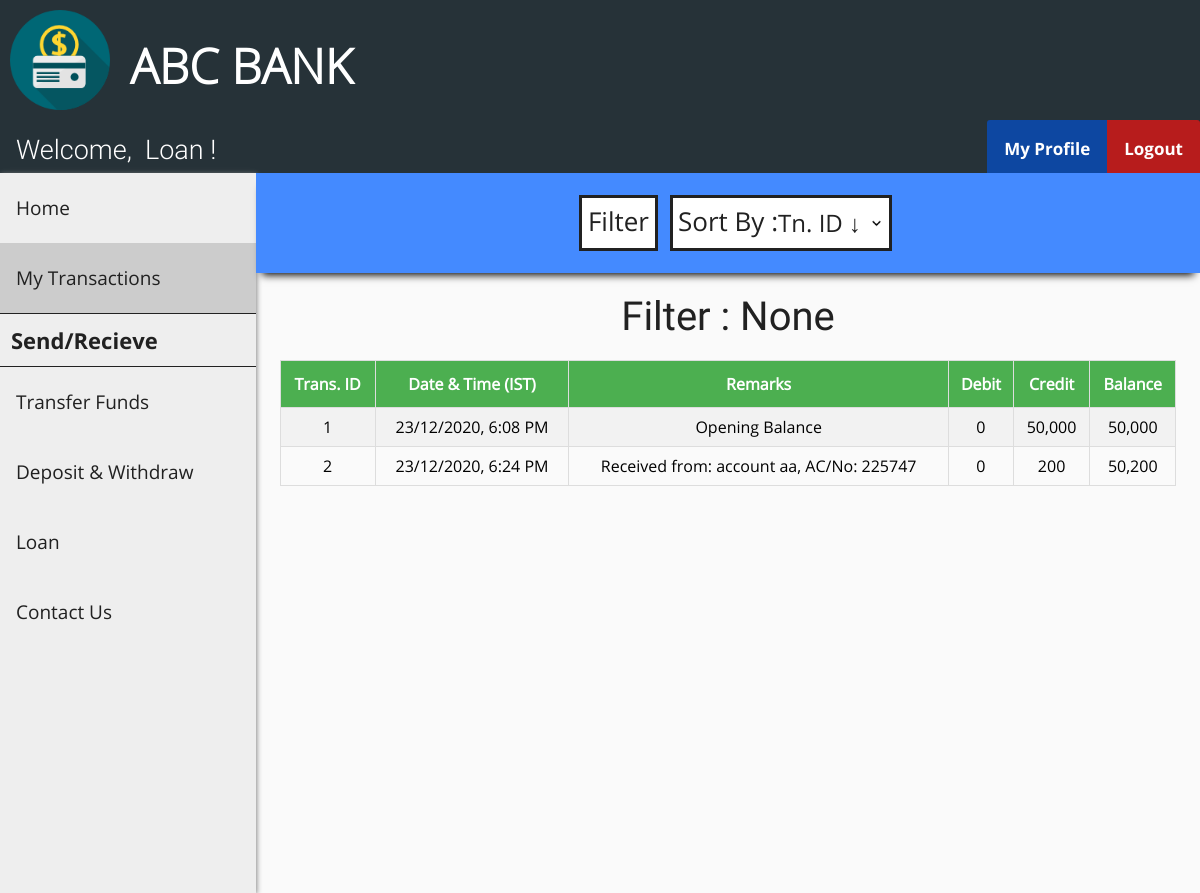
Screenshot of /customer_transactions.php (signed in) with the database file from the repository.
### tables this page shows
CREATE TABLE `customer` (
  `cust_id` int(11) NOT NULL,
  `first_name` varchar(30) DEFAULT NULL,
  `last_name` varchar(30) DEFAULT NULL,
  `gender` varchar(10) DEFAULT NULL,
  `dob` date DEFAULT NULL,
  `nid_no` int(11) DEFAULT NULL,
  `email` varchar(30) DEFAULT NULL,
  `phone_no` varchar(20) DEFAULT NULL,
  `address` varchar(255) DEFAULT NULL,
  `branch` varchar(30) DEFAULT NULL,
  `account_no` int(11) DEFAULT NULL,
  `pin` int(4) DEFAULT NULL,
  `uname` varchar(30) DEFAULT NULL,
  `pwd` varchar(30) DEFAULT NULL
);

CREATE TABLE `passbook1` (
  `trans_id` int(11) NOT NULL,
  `trans_date` datetime DEFAULT NULL,
  `remarks` varchar(255) DEFAULT NULL,
  `debit` int(11) DEFAULT NULL,
  `credit` int(11) DEFAULT NULL,
  `balance` int(11) DEFAULT NULL
);

### customer_transactions.php (the view, shortened to what this page needs)
<?php
    include "connect.php";
    include "header.php";
    include "customer_navbar.php";
    include "customer_sidebar.php";
    if (isset($_SESSION['loggedIn_cust_id'])) {
        $sql0 = "SELECT * FROM passbook".$_SESSION['loggedIn_cust_id'];
    }
    $filter_indicator = "None";
?>
<!DOCTYPE html>
<html>
<head>
    <link rel="stylesheet" href="transactions_style.css">
</head>
<body>
    <div class="search-bar-wrapper">
        <div class="search-bar" id="the-search-bar">
            <div class="flex-item-search-bar" id="fi-search-bar">
                <button id="search" onclick="document.getElementById('id01').style.display='block'">Filter</button>
                <div class="flex-item-by">
                    <label id="sort">Sort By :</label>
                </div>
                <div class="flex-item-search-by">
                    <select name="by" onChange="window.location.href=this.value">
                        <option selected disabled hidden>
                            <?php if (empty($_GET['sort'])) {?>Tn. ID &darr;<?php } ?>
                        </option>
                    </select>
                </div>
            </div>
        </div>
    </div>
    <div class="flex-container">
        <p id="none">Filter : <?php echo $filter_indicator ?></p>
    </div>
    <div class="flex-container">
        <?php
            $result = $conn->query($sql0);
            if ($result->num_rows > 0) {?>
                <table id="transactions">
                    <tr>
                        <th>Trans. ID</th>
                        <th>Date & Time (IST)</th>
                        <th>Remarks</th>
                        <th>Debit </th>
                        <th>Credit </th>
                        <th>Balance </th>
                    </tr>
        <?php
            while($row = $result->fetch_assoc()) {?>
                    <tr>
                        <td><?php echo $row["trans_id"]; ?></td>
                        <td>
                            <?php
                                $time = strtotime($row["trans_date"]);
                                $sanitized_time = date("d/m/Y, g:i A", $time);
                                echo $sanitized_time;
                             ?>
                        </td>
                        <td><?php echo $row["remarks"]; ?></td>
                        <td><?php echo number_format($row["debit"]); ?></td>
                        <td><?php echo number_format($row["credit"]); ?></td>
                        <td><?php echo number_format($row["balance"]); ?></td>
                    </tr>
            <?php } ?>
            </table>
            <?php
            } else {  ?>
                <p id="none"> No results found :(</p>
            <?php }
            $conn->close(); ?>
    </div>
</body>
</html>

### header.php (shortened to what this page needs)
<!DOCTYPE html>
<html>
<head>
    <link rel="stylesheet" href="header_style.css">
</head>
<body>
    <div class="flex-container-header">
        <div class="flex-item-header">
            <img src="images/logo.png" onclick="eEgg_func()" width="100" height="100">
        </div>
        <div class="flex-item-header">
            <h1>ABC BANK</h1>
        </div>
    </div>
</body>
</html>

### customer_navbar.php (shortened to what this page needs)
<?php
    include "connect.php";
    if (isset($_SESSION['loggedIn_cust_id'])) {
        $sql0 = "SELECT * FROM customer WHERE cust_id=".$_SESSION['loggedIn_cust_id'];
        $result = $conn->query($sql0);
        $row = $result->fetch_assoc();
    }
?>
<!DOCTYPE html>
<html>
<head>
    <link rel="stylesheet" href="user_navbar_style.css">
</head>
<body>
    <div class="nav-wrapper">
        <div class="topnav" id="theTopNav">
            <a id="user">Welcome, &nbsp<?php echo $row["first_name"]; ?> !</a>
            <a id="logout" href="./logout_action.php" onclick="return confirm('Are you sure?')">Logout</a>
            <a id="profile" href="./customer_profile.php">My Profile</a>
        </div>
    </div>
</body>
</html>

### customer_sidebar.php (shortened to what this page needs)
<!DOCTYPE html>
<html>
<head>
    <link rel="stylesheet" href="admin_sidebar_style.css">
</head>
<body>
    <div class="sidenav" id="theSideNav">
        <a href="./customer_home.php">Home</a>
        <a href="./customer_transactions.php">My Transactions</a>
        <a id="label">Send/Recieve</a>
        <a href="./beneficiary.php">Transfer Funds</a>
        <a href="./atm_simulator.php">Deposit & Withdraw</a>
        <a href="./customer_loan.php">Loan</a>
        <a href="./contact.php">Contact Us</a>
    </div>
</body>
</html>

### header_style.css (style rules this page uses)
body { margin: 0; padding: 0; background-color: #FAFAFA; }
.flex-container-header { display: -webkit-flex; display: flex; width: auto; height: auto; background-color: #263238; }
.flex-item-header { width: auto; height: 100px; margin: 10px; }
h1 { font-family: OpenSans-Light; color: white; font-size: 3rem; line-height: 3rem; margin-top: calc((1.5rem - 2rem) + 2.5rem); margin-bottom: 1.5rem; }

### user_navbar_style.css (style rules this page uses)
.nav-wrapper { height: 53px; background: #333; }
.nav-wrapper .topnav { background-color: #263238; overflow: hidden; height: 53px; }
.topnav a[id="user"] { float: left; display: block; color: white; text-align: center; padding: 14px 16px; text-decoration: none; font-size: 27px; font-family: Roboto-Light; }
.topnav a[id="profile"] { float: right; display: block; color: white; text-align: center; padding: 17px 17px; text-decoration: none; font-size: 17px; font-family: OpenSans-Bold; background-color: #0D47A1; border-top-left-radius: 3px; }
.topnav a[id="logout"] { float: right; display: block; color: white; text-align: center; padding: 17px 17px; text-decoration: none; font-size: 17px; font-family: OpenSans-Bold; background-color: #b71c1c; border-top-right-radius: 3px; }

### admin_sidebar_style.css (style rules this page uses)
.sidenav { width: 256px; background-color: #eee; height: 90vh; float: left; overflow-y: auto; box-shadow: 1px 1px 5px #888888; }
.sidenav a { font-family: OpenSans-Regular; font-size: 19px; color: #212121; display: block; padding: 22px 16px; text-decoration: none; }
.sidenav a[id="label"] { font-family: OpenSans-Bold; font-size: 22px; color: #212121; display: block; padding: 11px; text-decoration: none; border-top: 1px solid #212121; border-bottom: 1px solid #212121; }
.sidenav a.active { background-color: #ccc; }

### transactions_style.css (style rules this page uses)
.flex-container { display: -webkit-flex; display: flex; margin-left: 256px; width: auto; height: auto; padding-top: 20px; flex-direction: column; overflow-x: auto; }
.search-bar-wrapper { height: 100px; }
.search-bar-wrapper .search-bar { display: -webkit-flex; display: flex; margin-left: 256px; position: relative; width: auto; height: 100px; flex-direction: column; background-color: #448AFF; box-shadow: 0 8px 8px -6px black; overflow: hidden; }
label[id="sort"] { display: block; float: left; color: #212121; font-family: OpenSans-Regular; font-size: 26px; background-color: white; border: 3px solid #212121; border-right: 0; margin: 12px; margin-right: 0px; height: 45px; padding-top: 5px; padding-left: 5px; }
select { font-family: OpenSans-Regular; color: #212121; font-size: 24px; background: url("images/down_arrow.png") 96% / 15% no-repeat #eee; -webkit-appearance: none; -moz-appearance: none; background-color: white; border: 3px solid #212121; border-left: 0; margin: 12px; margin-left: 0px; height: 56px; width: 115%; }
.flex-item-search-bar { display: -webkit-flex; display: flex; flex-direction: row; margin: auto; width: auto; height: auto; }
button[id="search"] { font-family: OpenSans-Regular; color: #212121; font-size: 26px; background-color: white; cursor: pointer; height: 40px; margin-top: 12px; padding-top: 5px; padding-bottom: 45px; border: 3px solid #212121; }
label { display: block; float: left; color: #212121; font-family: OpenSans-Bold; font-size: 20px; }
#transactions { font-family: OpenSans-Regular; border-collapse: collapse; width: 80%; margin: auto; }
@media screen and (max-width: 1280px) { #transactions { width: 95%; } }
#transactions td, #transactions th { text-align: center; border: 1px solid #ddd; padding: 8px; }
#transactions tr:nth-child(even) { background-color: #f2f2f2; }
#transactions th { padding-top: 12px; padding-bottom: 12px; background-color: #4CAF50; color: white; }
p[id="none"] { margin: auto; font-size: 40px; color: #212121; font-family: Roboto-Regular; }

### rows the page displays
customer: first_name "Loan"
passbook1: trans_id "1", trans_date "23/12/2020, 6:08 PM", remarks "Opening Balance", debit "0", credit "50,000", balance "50,000"
passbook1: trans_id "2", trans_date "23/12/2020, 6:24 PM", remarks "Received from: account aa, AC/No: 225747", debit "0", credit "200", balance "50,200"

### other values shown
$filter_indicator "None"
